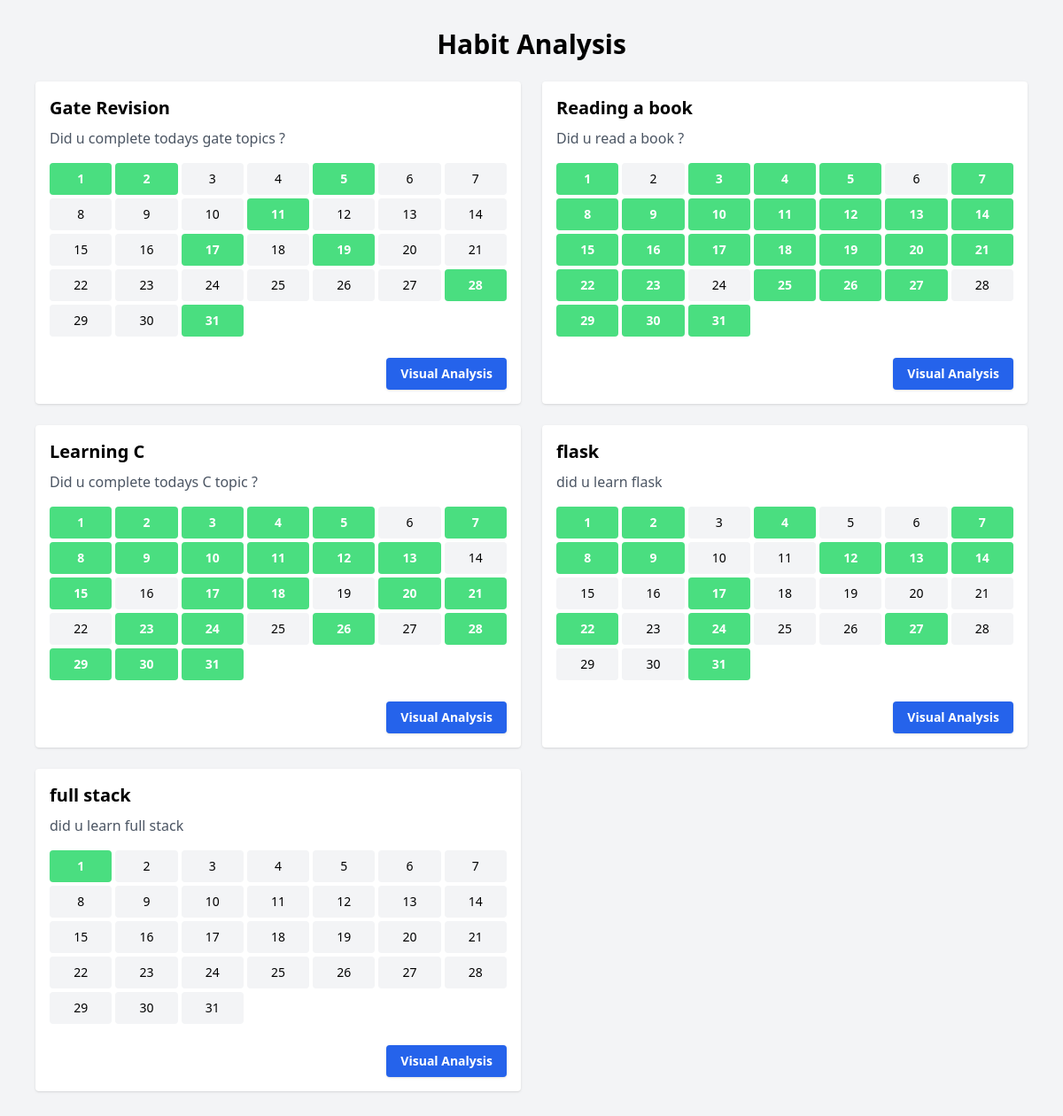
Page /habit_analysis (signed in) on the committed database.
### app.py (models this page shows)
class Habit(db.Model):
    id = db.Column(db.Integer, primary_key=True)
    user_id = db.Column(db.Integer, db.ForeignKey('user.id'), nullable=False)
    type = db.Column(db.String(50), nullable=False)
    name = db.Column(db.String(100), nullable=False)
    question = db.Column(db.String(255))
    notes = db.Column(db.Text)
    color = db.Column(db.String(20))

### app.py (the view)
@app.route('/habit_analysis')
def habit_analysis():
    if 'user_id' not in session:
        return redirect(url_for('login'))
    today = date.today()
    year, month = today.year, today.month
    user_id = session['user_id']
    habits = Habit.query.filter_by(user_id=user_id).all()
    logs = HabitLog.query.join(Habit).filter(
        Habit.user_id == user_id,
        HabitLog.date.like(f"{year}-{month:02d}-%"),
        HabitLog.value == True
    ).all()
    from collections import defaultdict
    marked_dates = defaultdict(list)
    for log in logs:
        marked_dates[log.habit_id].append(log.date)
    month_days = calendar.monthrange(year, month)[1]
    calendar_days = [
        {
            'day': day,
            'date_str': f"{year}-{month:02d}-{day:02d}"
        }
        for day in range(1, month_days + 1)
    ]
    return render_template("habit_analysis.html", habits=habits, marked_dates=marked_dates,
                           calendar_days=calendar_days, month=month, year=year)

### templates/habit_analysis.html (shortened to what this page needs)
{% extends "base.html" %}
{% block content %}
<div class="max-w-6xl mx-auto px-4 py-8">
    <h1 class="text-3xl font-bold mb-6 text-center">Habit Analysis</h1>
    <div class="grid grid-cols-1 md:grid-cols-2 gap-6">
        {% for habit in habits %}
        <div class="bg-white rounded shadow p-4">
            <h2 class="text-xl font-semibold mb-2">{{ habit.name }}</h2>
            <p class="text-gray-600 mb-4">{{ habit.question }}</p>
            <div class="grid grid-cols-7 gap-1 text-center text-sm mb-4">
                {% for d in calendar_days %}
                {% set is_yes = d.date_str in marked_dates.get(habit.id, []) %}
                <div class="p-2 rounded
                                  {% if is_yes %}
                                    bg-green-400 text-white font-semibold
                                  {% else %}
                                    bg-gray-100
                                  {% endif %}">
                    {{ d.day }}
                </div>
                {% endfor %}
            </div>
            <div class="text-right">
                <a href="{{ url_for('habit_visual', habit_id=habit.id) }}"
                    class="mt-2 inline-block bg-blue-600 hover:bg-blue-700 text-white text-sm font-semibold px-4 py-2 rounded shadow">
                    Visual Analysis
                </a>
            </div>
        </div>
        {% endfor %}
    </div>
</div>
{% endblock %}

### templates/base.html (shortened to what this page needs)
<!DOCTYPE html>
<html lang="en">
<head>
    <script src="https://cdn.tailwindcss.com"></script>
</head>
<body class="bg-gray-100 min-h-screen">
    {% block content %}{% endblock %}
</body>
</html>

### rows in the picture
Habit: name "Gate Revision", question "Did u complete todays gate topics ?", day "1" "2" "3" "4" "5" "6" "7" "8" "9" "10" "11" "12" "13" "14" "15" "16" "17" "18" "19" "20" "21" "22" "23" "24" "25" "26" "27" "28" "29" "30" "31"
Habit: name "Reading a book", question "Did u read a book ?", day "1" "2" "3" "4" "5" "6" "7" "8" "9" "10" "11" "12" "13" "14" "15" "16" "17" "18" "19" "20" "21" "22" "23" "24" "25" "26" "27" "28" "29" "30" "31"
Habit: name "Learning C", question "Did u complete todays C topic ?", day "1" "2" "3" "4" "5" "6" "7" "8" "9" "10" "11" "12" "13" "14" "15" "16" "17" "18" "19" "20" "21" "22" "23" "24" "25" "26" "27" "28" "29" "30" "31"
Habit: name "flask", question "did u learn flask", day "1" "2" "3" "4" "5" "6" "7" "8" "9" "10" "11" "12" "13" "14" "15" "16" "17" "18" "19" "20" "21" "22" "23" "24" "25" "26" "27" "28" "29" "30" "31"
Habit: name "full stack", question "did u learn full stack", day "1" "2" "3" "4" "5" "6" "7" "8" "9" "10" "11" "12" "13" "14" "15" "16" "17" "18" "19" "20" "21" "22" "23" "24" "25" "26" "27" "28" "29" "30" "31"
